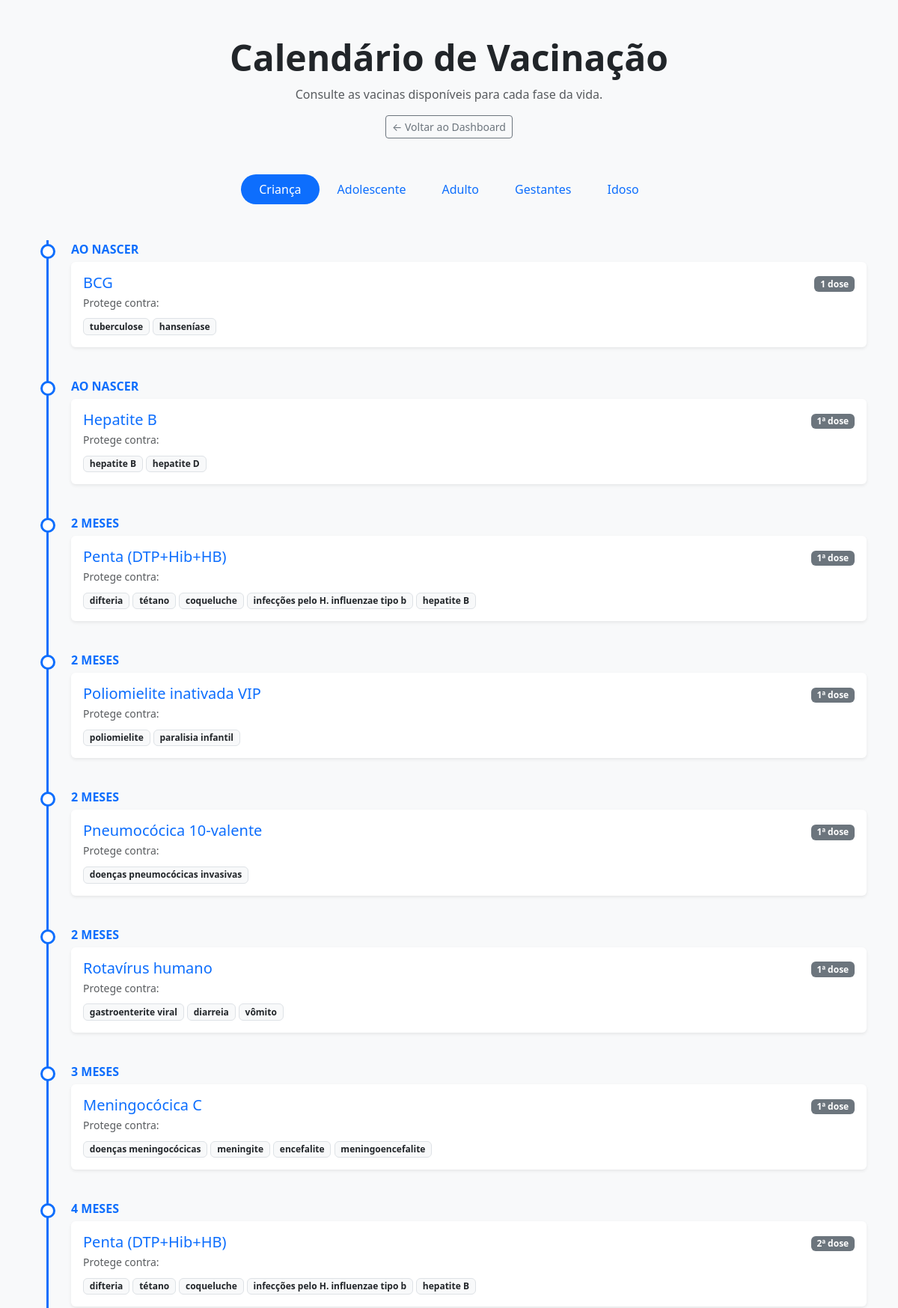
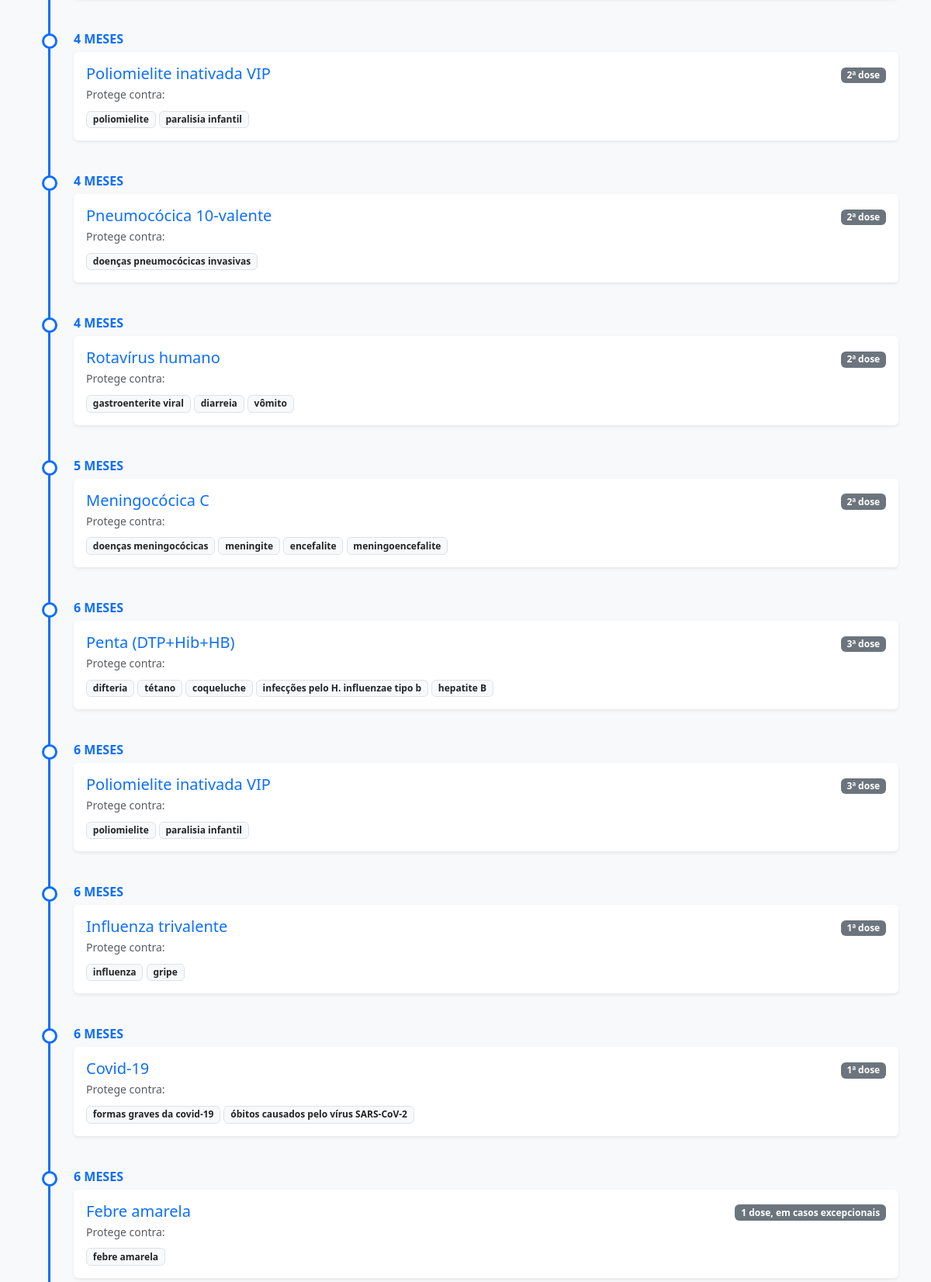
Screenshot of /calendar/ (upper part) with the database file from the repository (2 pictures, top to bottom).
### api/models.py (models this page shows, shortened)
class VaccineSchedule(models.Model):
    id = models.IntegerField(primary_key=True)
    created = models.DateTimeField(auto_now_add=True)
    modified = models.DateTimeField(auto_now=True)
    active = models.BooleanField(default=True)
    vaccine_id = models.CharField(max_length=100) # Ex: "bcg", "hepatite-b-birth"
    name = models.CharField(max_length=255) # Ex: "BCG", "Hepatite B"
    age_group = models.CharField(max_length=50)
    min_age_in_days = models.IntegerField()
    max_age_in_days = models.IntegerField(null=True, blank=True)
    dose_number = models.IntegerField()
    dose_description = models.CharField(max_length=255)
    diseases_prevented = models.JSONField(default=list)
    class Meta:
        verbose_name = "Vaccine Schedule"
        verbose_name_plural = "Vaccine Schedules"
        ordering = ['min_age_in_days', 'id']

### api/views.py (the view)
# urls.py: path('calendar/', calendar_view, name='calendar'),
def calendar_view(request):
    schedules = VaccineSchedule.objects.filter(active=True).order_by('min_age_in_days')
    age_groups = sorted(list(set(s.age_group for s in schedules)))
    order = ['Criança', 'Adolescente', 'Adulto', 'Gestantes', 'Idoso']
    age_groups.sort(key=lambda x: order.index(x) if x in order else 99)
    return render(request, 'calendar.html', {
        'schedules': schedules,
        'age_groups': age_groups
    })

### api/templatetags/vaccine_extras.py (called while the page is built)
@register.filter
def humanize_days(days):
    try:
        days = int(days)
    except:
        return days
    if days == 0:
        return "Ao nascer"
    elif days < 30:
        return f"{days} dias"
    elif days < 365:
        months = days // 30
        return f"{months} Meses"
    else:
        years = days // 365
        return f"{years} Anos"

### api/templates/calendar.html (shortened to what this page needs)
{% load vaccine_extras %}
<!DOCTYPE html>
<html lang="pt-br">
<head>
    <link href="https://cdn.jsdelivr.net/npm/bootstrap@5.3.0/dist/css/bootstrap.min.css" rel="stylesheet">
</head>
<body class="bg-light">
<div class="container mt-5 mb-5">
    <div class="text-center mb-5">
        <h1 class="display-5 fw-bold">Calendário de Vacinação</h1>
        <p class="text-muted">Consulte as vacinas disponíveis para cada fase da vida.</p>
        <a href="/" class="btn btn-outline-secondary btn-sm">← Voltar ao Dashboard</a>
    </div>
    <ul class="nav nav-pills justify-content-center mb-5" id="pills-tab" role="tablist">
        {% for group in age_groups %}
        <li class="nav-item" role="presentation">
            <button class="nav-link {% if forloop.first %}active{% endif %} rounded-pill px-4"
                    id="pills-{{ forloop.counter }}-tab"
                    data-bs-toggle="pill"
                    data-bs-target="#pills-{{ forloop.counter }}"
                    type="button" role="tab">
                {{ group }}
            </button>
        </li>
        {% endfor %}
    </ul>
    <div class="tab-content" id="pills-tabContent">
        {% for group in age_groups %}
        <div class="tab-pane fade {% if forloop.first %}show active{% endif %}"
             id="pills-{{ forloop.counter }}" role="tabpanel">
            <div class="timeline">
                {% for vacina in schedules %}
                    {% if vacina.age_group == group %}
                    <div class="timeline-item">
                        <div class="timeline-marker"></div>
                        <span class="age-badge">{{ vacina.min_age_in_days|humanize_days }}</span>
                        <div class="card border-0 shadow-sm">
                            <div class="card-body">
                                <div class="d-flex justify-content-between align-items-center">
                                    <h5 class="card-title mb-1 text-primary">{{ vacina.name }}</h5>
                                    <span class="badge bg-secondary">{{ vacina.dose_description }}</span>
                                </div>
                                <p class="text-muted small mb-2">Protege contra:</p>
                                <div>
                                    {% for doenca in vacina.diseases_prevented %}
                                        <span class="badge bg-light text-dark border">{{ doenca }}</span>
                                    {% empty %}
                                        <span class="text-muted small">Informação não listada</span>
                                    {% endfor %}
                                </div>
                            </div>
                        </div>
                    </div>
                    {% endif %}
                {% endfor %}
            </div>
        </div>
        {% endfor %}
    </div>
</div>
</body>
</html>

### api/templates/calendar.html (style rules this page uses)
.timeline { border-left: 3px solid #0d6efd; margin-left: 20px; padding-left: 30px; position: relative; }
.timeline-item { margin-bottom: 40px; position: relative; }
.timeline-marker { width: 20px; height: 20px; background: #fff; border: 3px solid #0d6efd; border-radius: 50%; position: absolute; left: -41px; top: 5px; }
.age-badge { font-weight: bold; color: #0d6efd; text-transform: uppercase; margin-bottom: 5px; display: block; }
.nav-pills .nav-link.active { background-color: #0d6efd; }

### rows the page displays
VaccineSchedule: age_groups "Criança", min_age_in_days "AO NASCER", name "BCG", dose_description "1 dose", diseases_prevented "tuberculose" "hanseníase"
VaccineSchedule: age_groups "Adolescente"
VaccineSchedule: age_groups "Adulto"
VaccineSchedule: age_groups "Gestantes"
VaccineSchedule: age_groups "Idoso"
VaccineSchedule: min_age_in_days "AO NASCER", name "Hepatite B", dose_description "1ª dose", diseases_prevented "hepatite B" "hepatite D"
VaccineSchedule: min_age_in_days "2 MESES", name "Penta (DTP+Hib+HB)", dose_description "1ª dose", diseases_prevented "difteria" "tétano" "coqueluche" "infecções pelo H. influenzae tipo b" "hepatite B"
VaccineSchedule: min_age_in_days "2 MESES", name "Poliomielite inativada VIP", dose_description "1ª dose", diseases_prevented "poliomielite" "paralisia infantil"
VaccineSchedule: min_age_in_days "2 MESES", name "Pneumocócica 10-valente", dose_description "1ª dose", diseases_prevented "doenças pneumocócicas invasivas"
VaccineSchedule: min_age_in_days "2 MESES", name "Rotavírus humano", dose_description "1ª dose", diseases_prevented "gastroenterite viral" "diarreia" "vômito"
VaccineSchedule: min_age_in_days "3 MESES", name "Meningocócica C", dose_description "1ª dose", diseases_prevented "doenças meningocócicas" "meningite" "encefalite" "meningoencefalite"
VaccineSchedule: min_age_in_days "4 MESES", name "Penta (DTP+Hib+HB)", dose_description "2ª dose", diseases_prevented "difteria" "tétano" "coqueluche" "infecções pelo H. influenzae tipo b" "hepatite B"
VaccineSchedule: min_age_in_days "4 MESES", name "Poliomielite inativada VIP", dose_description "2ª dose", diseases_prevented "poliomielite" "paralisia infantil"
VaccineSchedule: min_age_in_days "4 MESES", name "Pneumocócica 10-valente", dose_description "2ª dose", diseases_prevented "doenças pneumocócicas invasivas"
VaccineSchedule: min_age_in_days "4 MESES", name "Rotavírus humano", dose_description "2ª dose", diseases_prevented "gastroenterite viral" "diarreia" "vômito"
VaccineSchedule: min_age_in_days "5 MESES", name "Meningocócica C", dose_description "2ª dose", diseases_prevented "doenças meningocócicas" "meningite" "encefalite" "meningoencefalite"
VaccineSchedule: min_age_in_days "6 MESES", name "Penta (DTP+Hib+HB)", dose_description "3ª dose", diseases_prevented "difteria" "tétano" "coqueluche" "infecções pelo H. influenzae tipo b" "hepatite B"
VaccineSchedule: min_age_in_days "6 MESES", name "Poliomielite inativada VIP", dose_description "3ª dose", diseases_prevented "poliomielite" "paralisia infantil"
VaccineSchedule: min_age_in_days "6 MESES", name "Influenza trivalente", dose_description "1ª dose", diseases_prevented "influenza" "gripe"
VaccineSchedule: min_age_in_days "6 MESES", name "Covid-19", dose_description "1ª dose", diseases_prevented "formas graves da covid-19" "óbitos causados pelo vírus SARS-CoV-2"
VaccineSchedule: min_age_in_days "6 MESES", name "Febre amarela", dose_description "1 dose, em casos excepcionais", diseases_prevented "febre amarela"
